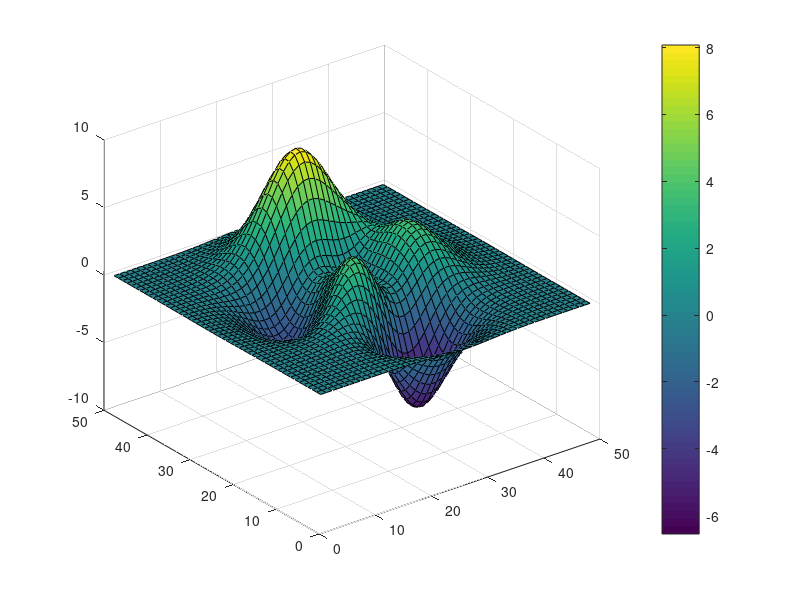

Recreate this plot in MATLAB. (Note: this script raises an error after producing the figure.)
function result = test_clim_005
result = false;
a = figure;
surf(peaks);
colorbar;
clim([0,1]);
drawnow;
close(a);
result = true;
